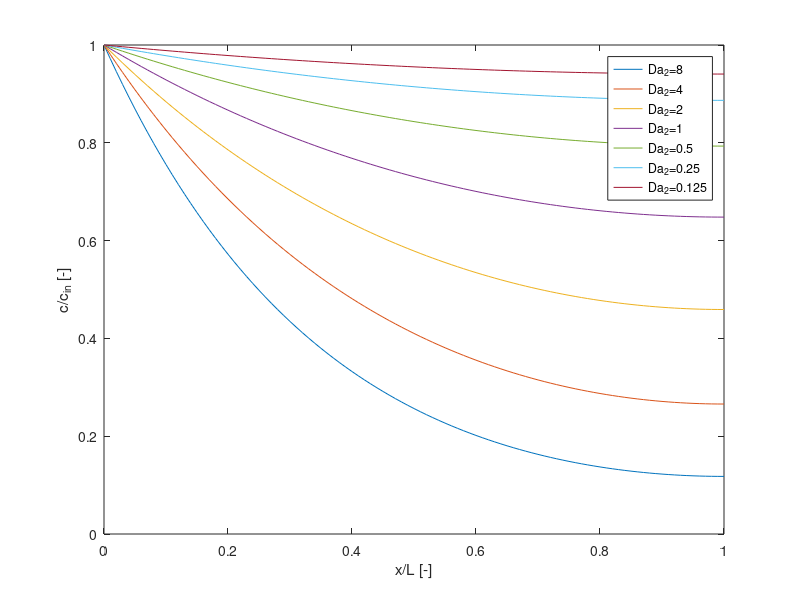

Source code (MATLAB):
% Steady state transport solutions for one Pe=0 and various values of Da2
x = [0:0.01:1];
Da2 = 8; mu1 = sqrt(Da2); mu2 = -mu1;
s = mu2*exp(mu2)-mu1*exp(mu1);
c = (mu2*exp(mu2)*exp(mu1*x)-mu1*exp(mu1)*exp(mu2*x))./s;
for Da2 = [4 2 1 0.5 0.25 0.125];
    s = sqrt(Da2); mu1 = s; mu2 = -s;
    s = mu2*exp(mu2)-mu1*exp(mu1);
    c = [c;(mu2*exp(mu2)*exp(mu1*x)-mu1*exp(mu1)*exp(mu2*x))./s];
end
plot (x,c);
legend('Da_2=8','Da_2=4','Da_2=2','Da_2=1','Da_2=0.5','Da_2=0.25','Da_2=0.125');
xlabel ('x/L [-]'); ylabel ('c/c_{in} [-]');